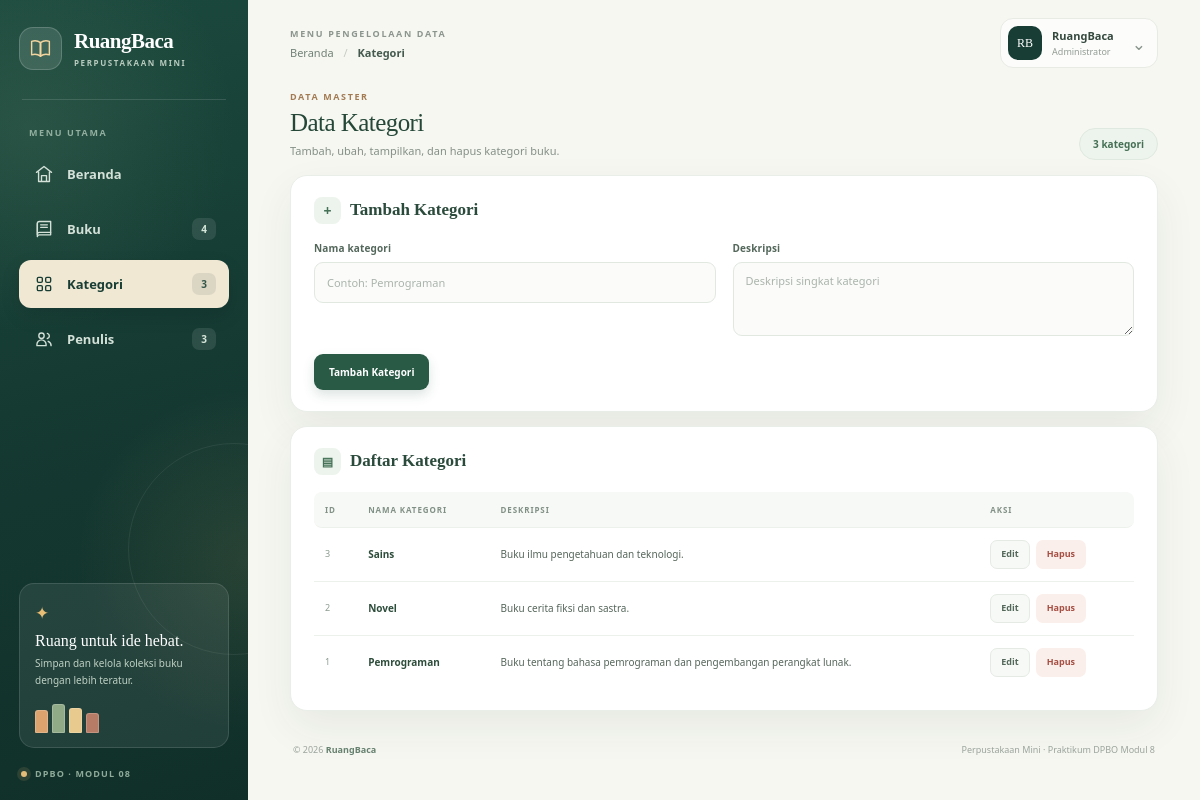
Screenshot of /index.php?page=kategori with the database file from the repository.
### tables this page shows
CREATE TABLE kategori (
    id_kategori INT AUTO_INCREMENT PRIMARY KEY,
    nama_kategori VARCHAR(100) NOT NULL,
    deskripsi TEXT
);

### class/Kategori.php (called while the page is built, shortened)
<?php
class Kategori
{
    private $db;
    public function __construct($db)
    {
        $this->db = $db;
    }
    public function getAll()
    {
        $stmt = $this->db->prepare('SELECT * FROM kategori ORDER BY id_kategori DESC');
        $stmt->execute();
        return $stmt->fetchAll();
    }
}

### config/helper.php (called while the page is built, shortened)
<?php
function e($value)
{
    return htmlspecialchars((string) $value, ENT_QUOTES, 'UTF-8');
}

### view/kategori.php (the view, shortened to what this page needs)
<main>
    <section class="section-heading">
        <div>
            <p class="eyebrow">DATA MASTER</p>
            <h2>Data Kategori</h2>
            <p class="muted">Tambah, ubah, tampilkan, dan hapus kategori buku.</p>
        </div>
        <span class="count-label"><?php echo count($categories); ?> kategori</span>
    </section>
    <section class="panel form-panel">
        <h3><?php echo $kategoriEdit ? 'Ubah Kategori' : 'Tambah Kategori'; ?></h3>
        <form method="POST" action="index.php">
            <div class="form-grid">
                <label>Nama kategori
                    <input type="text" name="nama_kategori" required maxlength="100"
                           value="<?php echo e((isset($kategoriEdit['nama_kategori']) ? $kategoriEdit['nama_kategori'] : '')); ?>" placeholder="Contoh: Pemrograman">
                </label>
                <label>Deskripsi
                    <textarea name="deskripsi" rows="3" placeholder="Deskripsi singkat kategori"><?php echo e((isset($kategoriEdit['deskripsi']) ? $kategoriEdit['deskripsi'] : '')); ?></textarea>
                </label>
            </div>
            <div class="form-actions">
                <button type="submit" class="button primary"><?php echo $kategoriEdit ? 'Simpan Perubahan' : 'Tambah Kategori'; ?></button>
            </div>
        </form>
    </section>
    <section class="panel table-panel">
        <h3>Daftar Kategori</h3>
        <div class="table-wrap">
            <table>
                <thead>
                    <tr><th>ID</th><th>Nama Kategori</th><th>Deskripsi</th><th>Aksi</th></tr>
                </thead>
                <tbody>
                <?php if (count($categories) > 0): ?>
                    <?php foreach ($categories as $category): ?>
                        <tr>
                            <td><?php echo e($category['id_kategori']); ?></td>
                            <td><?php echo e($category['nama_kategori']); ?></td>
                            <td><?php echo e($category['deskripsi']); ?></td>
                            <td class="actions">
                                <a class="button small secondary" href="index.php?page=kategori&edit=<?php echo e($category['id_kategori']); ?>">Edit</a>
                                <form method="POST" action="index.php">
                                    <button type="submit" class="button small danger">Hapus</button>
                                </form>
                            </td>
                        </tr>
                    <?php endforeach; ?>
                <?php else: ?>
                    <tr><td colspan="4" class="empty">Belum ada data kategori.</td></tr>
                <?php endif; ?>
                </tbody>
            </table>
        </div>
    </section>
</main>

### style/style.css (style rules this page uses)
:root { --forest: #173d34; --forest-deep: #102f29; --forest-soft: #e7f0e9; --sage: #dce8dc; --cream: #f6f7f1; --paper: #ffffff; --ink: #1d302b; --muted: #78847d; --line: #e8ede7; --gold: #e8bd75; --coral: #d97962; --shadow: 0 16px 42px rgba(25, 55, 45, 0.07); }
* { box-sizing: border-box; }
html { min-width: 320px; scroll-behavior: smooth; }
body { margin: 0; color: var(--ink); background: var(--cream); font-family: "Segoe UI", Arial, sans-serif; font-size: 14px; -webkit-font-smoothing: antialiased; }
a { color: inherit; }
button, input, select, textarea { font: inherit; }
button, a { -webkit-tap-highlight-color: transparent; }
main { min-width: 0; }
.section-heading { display: flex; align-items: flex-end; justify-content: space-between; gap: 16px; margin: 4px 0 15px; }
.eyebrow { margin: 0 0 6px; color: #a27b53; font-size: 9px; font-weight: 800; letter-spacing: 1.6px; }
.section-heading h2 { margin: 0 0 5px; color: #244738; font-family: Georgia, "Times New Roman", serif; font-size: 25px; font-weight: 500; letter-spacing: -.55px; }
.subtitle, .muted { margin: 0; color: #849087; font-size: 11px; line-height: 1.6; }
.count-label { flex: 0 0 auto; padding: 8px 13px; border: 1px solid #dfe9df; border-radius: 30px; color: #467055; background: #edf4ed; font-size: 10px; font-weight: 800; white-space: nowrap; }
.panel { margin: 14px 0; padding: 21px 23px; border: 1px solid #e9eee8; border-radius: 17px; background: var(--paper); box-shadow: var(--shadow); }
.panel h3 { display: flex; align-items: center; gap: 9px; margin: 0 0 17px; color: #2a4a3b; font-family: Georgia, "Times New Roman", serif; font-size: 17px; font-weight: 600; }
.form-panel h3::before, .table-panel h3::before { display: grid; width: 27px; height: 27px; flex: 0 0 27px; place-items: center; border-radius: 8px; color: #467257; background: #edf4ed; font-family: "Segoe UI", Arial, sans-serif; font-size: 14px; }
.form-panel h3::before { content: "+"; }
.table-panel h3::before { content: "▤"; font-size: 12px; }
.form-grid { display: grid; grid-template-columns: repeat(2, minmax(0, 1fr)); gap: 15px 17px; }
label { display: flex; min-width: 0; flex-direction: column; gap: 7px; color: #53675b; font-size: 10px; font-weight: 800; letter-spacing: .15px; }
input, select, textarea { width: 100%; min-height: 41px; padding: 10px 12px; border: 1px solid #e1e8e0; border-radius: 9px; outline: none; color: #2c4035; background: #fbfcfa; font-size: 11px; font-weight: 400; transition: border .16s ease, box-shadow .16s ease, background .16s ease; }
input::placeholder, textarea::placeholder { color: #aab3ac; }
textarea { min-height: 74px; resize: vertical; line-height: 1.5; }
.form-actions { display: flex; flex-wrap: wrap; gap: 9px; margin-top: 18px; }
.button { display: inline-flex; min-height: 36px; align-items: center; justify-content: center; gap: 7px; padding: 9px 14px; border: 1px solid transparent; border-radius: 9px; color: #34493d; background: #edf2ed; font-size: 10px; font-weight: 800; text-decoration: none; cursor: pointer; transition: background .17s ease, color .17s ease, transform .17s ease, box-shadow .17s ease; }
.button.primary { color: #fff; background: #285a45; box-shadow: 0 5px 12px rgba(40,90,69,.16); }
.button.secondary { border-color: #e5ebe4; color: #53685a; background: #f7f9f6; }
.button.danger { color: #a64f43; background: #fbefec; }
.button.small { min-height: 29px; padding: 6px 10px; border-radius: 7px; font-size: 9px; }
.table-wrap { width: 100%; overflow-x: auto; }
table { width: 100%; border-collapse: separate; border-spacing: 0; color: #4b5e52; font-size: 10px; }
th, td { padding: 12px 11px; border-bottom: 1px solid #edf1ec; text-align: left; vertical-align: middle; }
th { color: #819086; background: #f7f9f6; font-size: 8px; font-weight: 800; letter-spacing: .9px; text-transform: uppercase; white-space: nowrap; }
th:first-child { border-radius: 8px 0 0 8px; }
th:last-child { border-radius: 0 8px 8px 0; }
td { color: #55665b; line-height: 1.5; }
td:first-child { color: #8b9a8e; font-size: 9px; }
td:nth-child(2) { color: #2d4d3b; font-weight: 700; }
tbody tr { transition: background .14s ease; }
tbody tr:last-child td { border-bottom: 0; }
.actions { display: flex; align-items: center; gap: 6px; white-space: nowrap; }
.actions form { display: inline-flex; margin: 0; }

### rows the page displays
kategori: id_kategori "3", nama_kategori "Sains", deskripsi "Buku ilmu pengetahuan dan teknologi."
kategori: id_kategori "2", nama_kategori "Novel", deskripsi "Buku cerita fiksi dan sastra."
kategori: id_kategori "1", nama_kategori "Pemrograman", deskripsi "Buku tentang bahasa pemrograman dan pengembangan perangkat lunak."

### other values shown
count($books) "4"
count($categories) "3"
count($authors) "3"
$page "Kategori"
